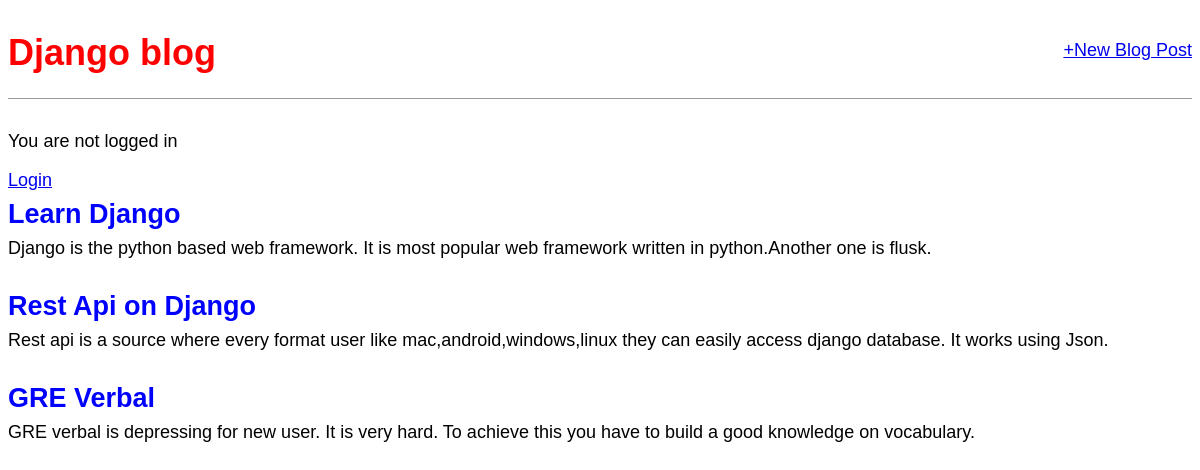
Before: / with the older database file.
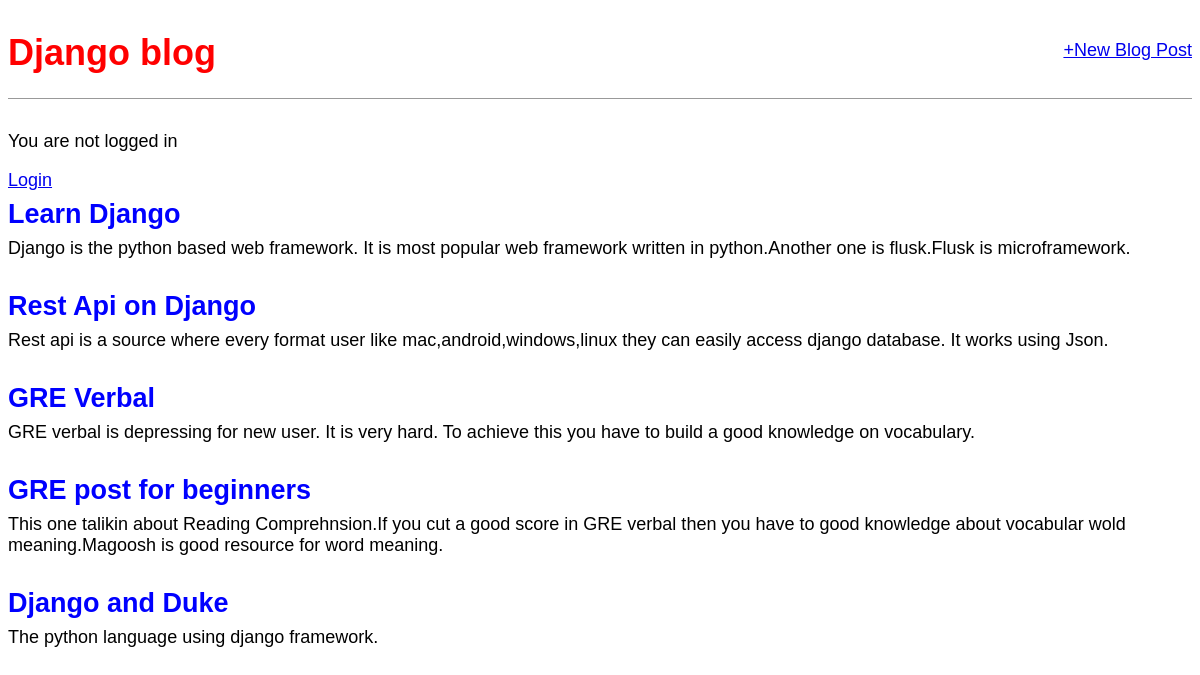
After: the same page with the newer database file.
### blog/models.py (models this page shows, shortened)
class Post(models.Model):
    title = models.CharField(max_length=200)
    author = models.ForeignKey(
        'auth.User',  # django build in user is author in here,here author is foreign key of User
        on_delete=models.CASCADE, # many to one relationship each user has multiple post
    )
    body = models.TextField()

### blog/views.py (the view)
# urls.py: path('', views.BlogListView.as_view(), name='home'),
class BlogListView(ListView):
    model = Post
    template_name = 'home.html' # passing object_list build in to template

### templates/home.html
{% extends 'base.html' %}
{% block content %}
    {% for post in object_list %}
        <div class="post-entry">
            <h2> <a href="{% url 'post_detail' post.pk %} ">{{ post.title }}</a>  </h2>
            <p> {{ post.body }}</p>
        </div>
    {% endfor %}
{% endblock %}

### templates/base.html (shortened to what this page needs)
<!DOCTYPE html>
{% load static %}
<html lang="en">
<head>
     <link rel="stylesheet" href="{% static 'css/base.css' %}">
</head>
<body>
    <div class="container">
        <header>
            <div class="nav-left">
                <h1> <a href="/">Django blog</a>  </h1>
            </div>
            <div class="nav-right">
                <a href="{%url 'post_new' %}">+New Blog Post</a>
            </div>
       </header>
        {% if user.is_authenticated %}
          <p>Hi {{ user.username }}</p>
           <a href="{% url 'logout' %}">Logout</a>
        {% else %}
            <p>You are not logged in</p>
             <a href="{% url 'login' %}">Login</a>
        {% endif %}
        {% block content %}
        {% endblock content %}
    </div>
</body>
</html>

### static/css/base.css (style rules this page uses)
body { font-family: 'Source Sans Pro', sans-serif; font-size: 18px; }
header { border-bottom: 1px solid #999; margin-bottom: 2rem; display: flex; }
header h1 a { color: red; text-decoration: none; }
.nav-left { margin-right: auto; }
.nav-right { display:flex; padding-top: 2rem; }
.post-entry { margin-bottom: 2rem; }
.post-entry h2 { margin: 0.5rem 0; }
.post-entry h2 a, .post-entry h2 a:visited { color:blue; text-decoration:none; }
.post-entry p { margin:0; font-weight: 400; }

Changed rows visible on the page:
changed Post "Learn Django": body "Django is the python based web framework. It is most popular web framework written in python.Another one is flusk." → "Django is the python based web framework. It is most popular web framework written in python.Another one is flusk.Flusk is microframework."
added Post: title "GRE post for beginners", body "This one talikin about Reading Comprehnsion.If you cut a good score in GRE verbal then you have to good knowledge about vocabular wold meaning.Magoosh is good resource for word meaning."
added Post: title "Django and Duke", body "The python language using django framework."
